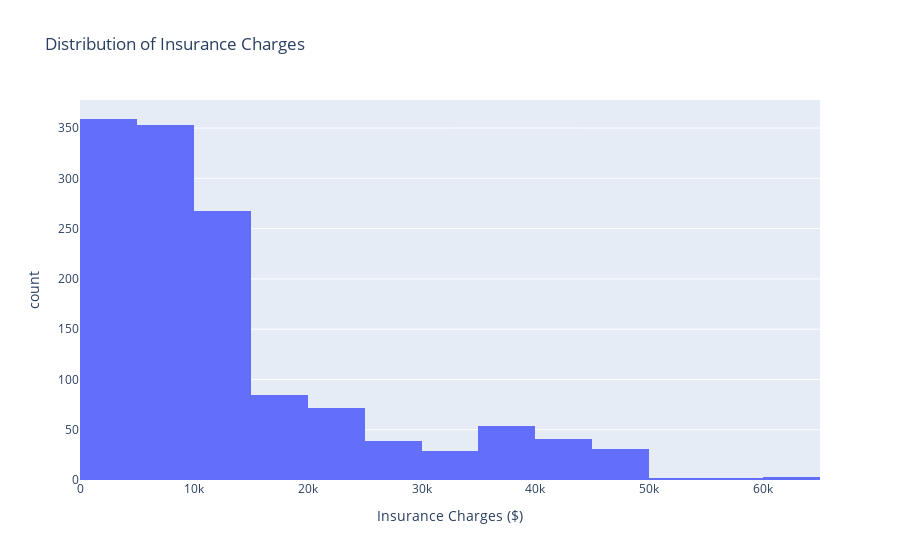

Notebook source saved alongside this figure:
### Markdown cell above
### Distribution Analysis

Let's examine the distribution of key variables to understand the data better.

### Code cell
# Distribution of Insurance Charges
fig = px.histogram(df, x='charges', nbins=30, 
                   title='Distribution of Insurance Charges',
                   labels={'charges': 'Insurance Charges ($)', 'count': 'Frequency'})
fig.update_layout(showlegend=False)
fig.show()

print(f"Mean charges: ${df['charges'].mean():.2f}")
print(f"Median charges: ${df['charges'].median():.2f}")
print(f"Standard deviation: ${df['charges'].std():.2f}")

### Figure 1 — Plotly figure (JSON) as saved in the notebook; plotly's stock layout.template omitted (floating-point values rounded to 4 significant figures; data arrays with more than 128 entries replaced by an {"elided": "..."} marker saying what was removed)
{"data": [{"bingroup": "x", "hovertemplate": "Insurance Charges ($)=%{x}<br>count=%{y}<extra></extra>", "legendgroup": "", "marker": {"color": "#636efa", "pattern": {"shape": ""}}, "name": "", "nbinsx": 30, "orientation": "v", "showlegend": false, "type": "histogram", "x": {"elided": "1338 float values"}, "xaxis": "x", "yaxis": "y"}], "layout": {"barmode": "relative", "legend": {"tracegroupgap": 0}, "showlegend": false, "title": {"text": "Distribution of Insurance Charges"}, "xaxis": {"anchor": "y", "domain": [0, 1], "title": {"text": "Insurance Charges ($)"}}, "yaxis": {"anchor": "x", "domain": [0, 1], "title": {"text": "count"}}}}
